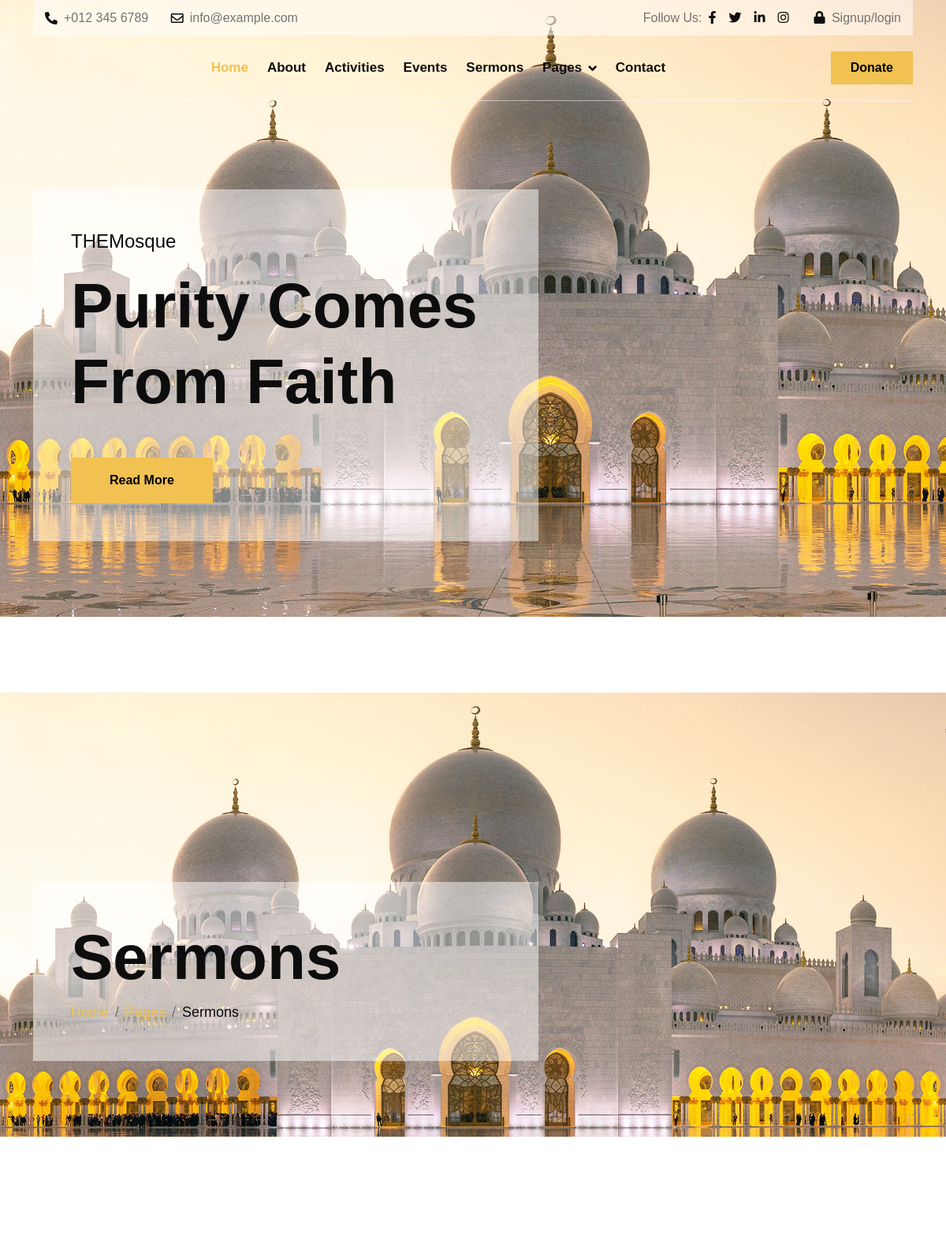
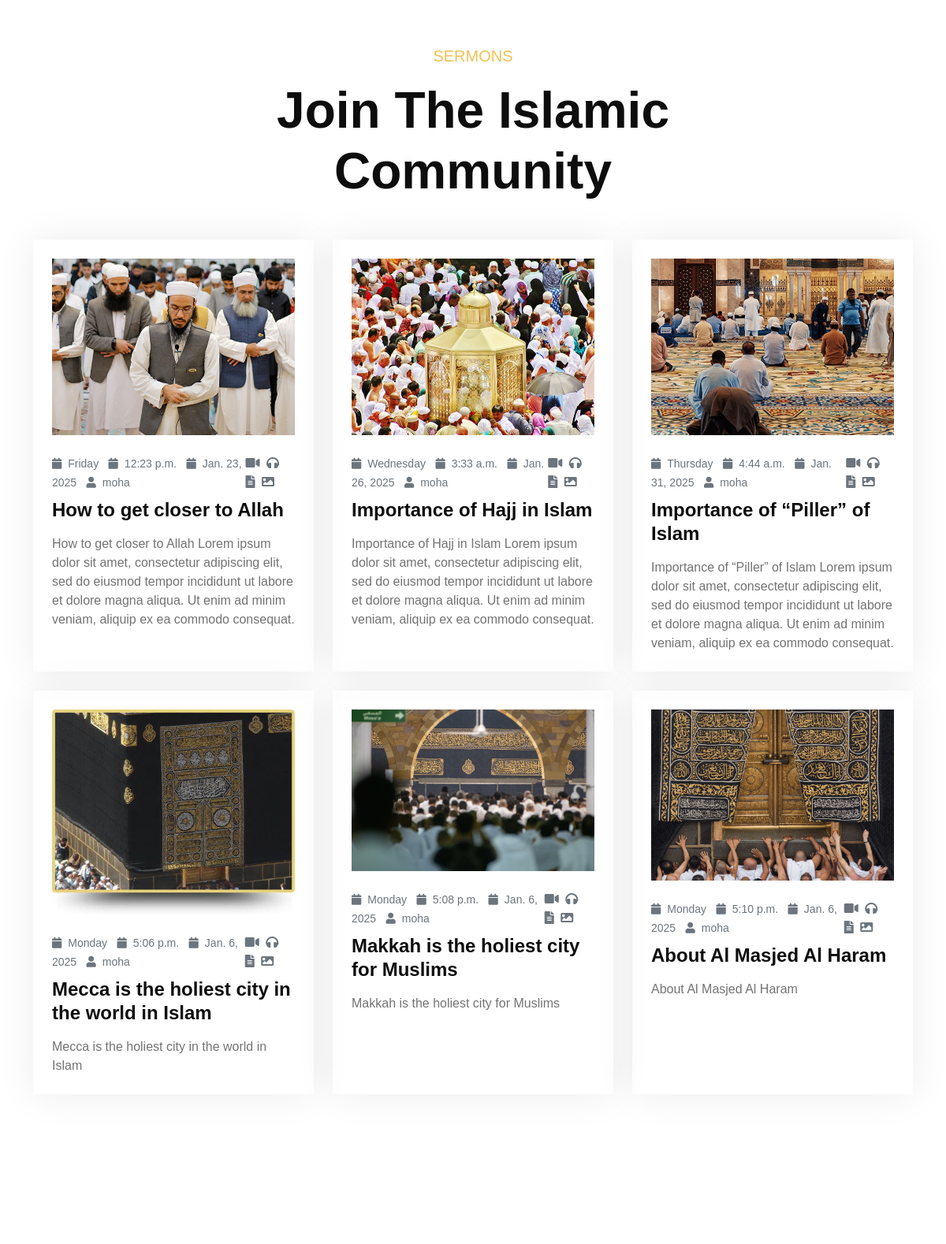
Screenshot of /sermon/ (upper part) with the database file from the repository (2 pictures, top to bottom).
### mosque_web_app/models.py (models this page shows, shortened)
class ContactInfo(models.Model):
    DAYS_OF_WEEK = [
        ('Monday', 'Monday'),
        ('Tuesday', 'Tuesday'),
        ('Wednesday', 'Wednesday'),
        ('Thursday', 'Thursday'),
        ('Friday', 'Friday'),
        ('Saturday', 'Saturday'),
        ('Sunday', 'Sunday'),
    ]
    phone_number = models.CharField(max_length=20, verbose_name="Phone Number")
    email = models.EmailField(verbose_name="Email")
    facebook_url = models.URLField(blank=True, null=True, verbose_name="Facebook URL")
    twitter_url = models.URLField(blank=True, null=True, verbose_name="Twitter URL")
    linkedin_url = models.URLField(blank=True, null=True, verbose_name="LinkedIn URL")
    instagram_url = models.URLField(blank=True, null=True, verbose_name="Instagram URL")
    date_contact_info = models.DateField(help_text="Fecha de footer", blank=True, null=True)
    time_contact_info = models.TimeField(help_text="Hora de footer", blank=True, null=True)
    day_contact_info = models.CharField(max_length=9, choices=DAYS_OF_WEEK)  # Día seleccionado del combo
    img_url_contact_info = models.ImageField(upload_to='footer_images/', max_length=5500, blank=True, null=True)
    file_contact_info = models.FileField(upload_to='footer_files/', max_length=5500, blank=True, null=True)  # Para subir archivos
    created_at = models.DateTimeField(auto_now_add=True, help_text="Fecha en la que se creó el ContactInfo.")
    updated_at = models.DateTimeField(auto_now=True, help_text="Última vez que se actualizó el ContactInfo.")
    is_active = models.BooleanField(default=True, help_text="Define si este ContactInfo está activo y visible.")

class Page(models.Model):
    DAYS_OF_WEEK = [
        ('Monday', 'Monday'),
        ('Tuesday', 'Tuesday'),
        ('Wednesday', 'Wednesday'),
        ('Thursday', 'Thursday'),
        ('Friday', 'Friday'),
        ('Saturday', 'Saturday'),
        ('Sunday', 'Sunday'),
    ]
    title = models.CharField(max_length=100, verbose_name="Page Title", blank=True, null=True)
    url_name = models.CharField(max_length=100, verbose_name="URL Name", blank=True, null=True)
    is_dropdown = models.BooleanField(default=False, verbose_name="Is Dropdown", blank=True, null=True)
    parent = models.ForeignKey(
        'self',
        on_delete=models.CASCADE,
        blank=True,
        null=True,
        related_name="subpages",
        verbose_name="Parent Page"
    )
    welcome_to_the_mosque = models.CharField(verbose_name="Welcome to the mosque", help_text="Welcome to the mosque", max_length=500,blank=True, null=True)
    purity_comes_from_faith = models.TextField(verbose_name="Purity comes from faith", help_text="Purity comes from faith", blank=True, null=True)
    date_page = models.DateField(help_text="Fecha de footer", blank=True, null=True)
    time_page = models.TimeField(help_text="Hora de footer", blank=True, null=True)
    day_page = models.CharField(max_length=9, choices=DAYS_OF_WEEK)  # Día seleccionado del combo
    img_url_page = models.ImageField(upload_to='footer_images/', max_length=5500, blank=True, null=True)
    file_page = models.FileField(upload_to='footer_files/', max_length=5500, blank=True, null=True)  # Para subir archivos
    created_at = models.DateTimeField(auto_now_add=True, help_text="Fecha en la que se creó el Home.")
    updated_at = models.DateTimeField(auto_now=True, help_text="Última vez que se actualizó el Home.")
    is_active = models.BooleanField(default=True, help_text="Define si este Home está activo y visible.")

class Sermon(models.Model):
    DAYS_OF_WEEK = [
        ('Monday', 'Monday'),
        ('Tuesday', 'Tuesday'),
        ('Wednesday', 'Wednesday'),
        ('Thursday', 'Thursday'),
        ('Friday', 'Friday'),
        ('Saturday', 'Saturday'),
        ('Sunday', 'Sunday'),
    ]
    user_sermon = models.ForeignKey(User, on_delete=models.CASCADE, related_name="sermons")  # Relación con el usuario
    sermon_title = models.CharField(max_length=500)
    description_sermon = models.TextField()
    link_sermon = models.URLField(max_length=4500,blank=True, null=True)
    img_url_sermon = models.ImageField(upload_to='sermons_images/', max_length=5500, blank=True, null=True)
    date_sermon = models.DateField()
    time_sermon = models.TimeField()
    day_sermon = models.CharField(max_length=9, choices=DAYS_OF_WEEK)  # Día seleccionado del combo
    file_sermon = models.FileField(upload_to='sermons_files/', max_length=5500, blank=True, null=True)  # Para subir archivos

### mosque_web_app/views.py (the view)
# urls.py: path('sermon/', views.sermon, name='sermon'),
def sermon(request):
    page = (
        Page.objects.filter(is_active=True)
        .order_by('-updated_at', '-created_at')
        .first() if Page.objects.exists() else None
    )
    contact_info = (
        ContactInfo.objects.filter(is_active=True)
        .order_by('-updated_at', '-created_at')
        .first() if ContactInfo.objects.exists() else None
    )
    footer = Footer.objects.latest('created_at') if Footer.objects.exists() else None
    posts = Post.objects.all() if Post.objects.exists() else None
    donations = Donation.objects.all() if Donation.objects.exists() else None
    footer_subscribe_footer = footer.subscribe_footer if footer else 'No footer available'
    footer_description_subscribe_footer = footer.description_subscribe_footer if footer else 'No description available.'
    footer_subscibe_boton_footer = footer.subscibe_boton_footer if footer else 'Subscribe'
    footer_themosque_footer = footer.themosque_footer if footer else 'No footer description.'
    footer_link_footer = footer.link_footer if footer else '#'
    footer_our_mosque_footer = footer.our_mosque_footer if footer else 'No mosque info.'
    footer_our_address_footer = footer.our_address_footer if footer else 'No address.'
    footer_our_mobile_footer = footer.our_mobile_footer if footer else 'No mobile info.'
    footer_our_mobile_mobile_footer = footer.our_mobile_mobile_footer if footer else 'No phone info.'
    footer_site_name_footer = footer.site_name_footer if footer else 'Website'
    sermons = Sermon.objects.all()  # Obtén todos los sermones
    context = {'sermons': sermons,'donations': donations,
        'posts': posts,
        'footer': footer,
        'footer_subscribe_footer': footer_subscribe_footer,
        'footer_description_subscribe_footer': footer_description_subscribe_footer,
        'footer_subscibe_boton_footer': footer_subscibe_boton_footer,
        'footer_themosque_footer': footer_themosque_footer,
        'footer_link_footer': footer_link_footer,
        'footer_our_mosque_footer': footer_our_mosque_footer,
        'footer_our_address_footer': footer_our_address_footer,
        'footer_our_mobile_footer': footer_our_mobile_footer,
        'footer_our_mobile_mobile_footer': footer_our_mobile_mobile_footer,
        'footer_site_name_footer': footer_site_name_footer,
        'contact_info': contact_info,
        'page': page,}
    return render(request, 'mosque_web_app/sermon.html',context )

### mosque_web_app/templates/mosque_web_app/sermon.html (shortened to what this page needs)
{% extends 'base.html' %}
{% load static %}
{% block content %}
        <div class="container-fluid hero-header">
            <div class="container">
                <div class="row">
                    <div class="col-lg-7">
                        <div class="hero-header-inner animated zoomIn">
                            <h1 class="display-1 text-dark">Sermons</h1>
                            <ol class="breadcrumb mb-0">
                                <li class="breadcrumb-item"><a href="#">Home</a></li>
                                <li class="breadcrumb-item"><a href="#">Pages</a></li>
                                <li class="breadcrumb-item text-dark" aria-current="page">Sermons</li>
                            </ol>
                        </div>
                    </div>
                </div>
            </div>
        </div>
        <div class="container-fluid sermon py-5">
            <div class="container py-5">
                <div class="text-center mx-auto mb-5 wow fadeIn" data-wow-delay="0.1s" style="max-width: 700px;">
                    <p class="fs-5 text-uppercase text-primary">Sermons</p>
                    <h1 class="display-3">Join The Islamic Community</h1>
                </div>
                <div class="row g-4 justify-content-center">
                    {% for sermon in sermons %}
                    <div class="col-lg-6 col-xl-4">
                        <div class="sermon-item wow fadeIn" data-wow-delay="0.1s">
                            <div class="overflow-hidden p-4 pb-0">
                                <img src="{{ sermon.img_url_sermon.url }}" class="img-fluid w-100" alt="">
                            </div>
                            <div class="p-4">
                                <div class="sermon-meta d-flex justify-content-between pb-2">
                                    <div class="">
                                        <small><i class="fa fa-calendar me-2 text-muted"></i><a href="" class="text-muted me-2">{{ sermon.day_sermon }}</a></small>
                                        <small><i class="fa fa-calendar me-2 text-muted"></i><a href="" class="text-muted me-2">{{ sermon.time_sermon }}</a></small>
                                        <small><i class="fa fa-calendar me-2 text-muted"></i><a href="" class="text-muted me-2">{{ sermon.date_sermon }}</a></small>
                                        <small><i class="fas fa-user me-2 text-muted"></i><a href="" class="text-muted">{{ sermon.user_sermon }}</a></small>
                                    </div>
                                    <div class="">
                                        <a href="" class="me-1"><i class="fas fa-video text-muted"></i></a>
                                        <a href="" class="me-1"><i class="fas fa-headphones text-muted"></i></a>
                                        <a href="" class="me-1"><i class="fas fa-file-alt text-muted"></i></a>
                                        <a href="" class=""><i class="fas fa-image text-muted"></i></a>
                                    </div>
                                </div>
                                <a href="{{ sermon.link_sermon }}" target="_blank" class="d-inline-block h4 lh-sm mb-3">{{ sermon.sermon_title }}</a>
                                <p class="mb-0">{{ sermon.description_sermon }}</p>
                            </div>
                        </div>
                    </div>
                    {% endfor %}
                    </div>
            </div>
        </div>
{% endblock %}

### mosque_web_app/templates/mosque_web_app/base.html (shortened to what this page needs)
{% load static %}
<!DOCTYPE html>
<html lang="en">
    <head>
        <link rel="stylesheet" href="https://use.fontawesome.com/releases/v5.15.4/css/all.css"/>
        <link href="https://cdn.jsdelivr.net/npm/bootstrap-icons@1.4.1/font/bootstrap-icons.css" rel="stylesheet">
        <link href="{% static 'mosque_web_app/lib/animate/animate.min.css' %}" rel="stylesheet">
        <link href="{% static 'mosque_web_app/lib/owlcarousel/assets/owl.carousel.min.css' %}" rel="stylesheet">
        <link href="{% static 'mosque_web_app/css/bootstrap.min.css' %}" rel="stylesheet">
        <link href="{% static 'mosque_web_app/css/style.css' %}" rel="stylesheet">
        <link rel="stylesheet" href="https://cdnjs.cloudflare.com/ajax/libs/font-awesome/5.15.3/css/all.min.css">
        <link rel="stylesheet" href="https://cdnjs.cloudflare.com/ajax/libs/sweetalert2/11.12.0/sweetalert2.css" />
    </head>
    <body>
        <div class="container-fluid fixed-top">
            <div class="container topbar d-none d-lg-block">
                <div class="topbar-inner">
                    <div class="row gx-0">
                        <div class="col-lg-7 text-start">
                            <div class="h-100 d-inline-flex align-items-center me-4">
                                <span class="fa fa-phone-alt me-2 text-dark"></span>
                                <a href="#" class="text-secondary"><span>{{ contact_info.phone_number }}</span></a>
                            </div>
                            <div class="h-100 d-inline-flex align-items-center">
                                <span class="far fa-envelope me-2 text-dark"></span>
                                <a href="#" class="text-secondary"><span>{{ contact_info.email }}</span></a>
                            </div>
                        </div>
                        <div class="col-lg-5 text-end">
                            <div class="h-100 d-inline-flex align-items-center">
                                <span class="text-body">Follow Us:</span>
                                <a class="text-dark px-2" href="{{ contact_info.facebook_url }}"><i class="fab fa-facebook-f"></i></a>
                                <a class="text-dark px-2" href="{{ contact_info.twitter_url }}"><i class="fab fa-twitter"></i></a>
                                <a class="text-dark px-2" href="{{ contact_info.linkedin_url }}"><i class="fab fa-linkedin-in"></i></a>
                                <a class="text-dark px-2" href="{{ contact_info.instagram_url }}"><i class="fab fa-instagram"></i></a>
                                {% if user.is_authenticated %}
                                <a href="{% url 'mosque_web_admin' %}" class="nav-item nav-link">Mosque Web Admin</a>
                                <form id="logout-form" action="{% url 'logout' %}" method="post" style="display: inline;">
                                    {% csrf_token %}
                                    <button type="submit" class="btn"><i class="fa fa-lock text-dark me-1"></i>Logout</button>
                                </form>
                                {% else %}
                                    <a href="{% url 'login' %}" class="text-body ps-4"><i class="fa fa-lock text-dark me-1"></i> Signup/login</a>
                                {% endif %}
                            </div>
                        </div>
                    </div>
                </div>
            </div>
            <div class="container">
                <nav class="navbar navbar-light navbar-expand-lg py-3">
                    <div class="collapse navbar-collapse bg-white" id="navbarCollapse">
                        <div class="navbar-nav ms-lg-auto mx-xl-auto">
                            <a href="{% url 'home' %}" class="nav-item nav-link active">Home</a>
                            <a href="{% url 'about' %}" class="nav-item nav-link">About</a>
                            <a href="{% url 'activity' %}" class="nav-item nav-link">Activities</a>
                            <a href="{% url 'event' %}" class="nav-item nav-link">Events</a>
                            <a href="{% url 'sermon' %}" class="nav-item nav-link">Sermons</a>
                            <div class="nav-item dropdown">
                                <a href="#" class="nav-link dropdown-toggle" data-bs-toggle="dropdown">Pages</a>
                            </div>
                            <a href="{% url 'contact' %}" class="nav-item nav-link">Contact</a>
                        </div>
                        <a href="" class="btn btn-primary py-2 px-4 d-none d-xl-inline-block">Donate</a>
                    </div>
                </nav>
            </div>
        </div>
        <div class="container-fluid hero-header">
            <div class="container">
                <div class="row">
                    <div class="col-lg-7">
                        <div class="hero-header-inner animated zoomIn">
                            <p class="fs-4 text-dark">{{ page.title }}</p>
                            <h1 class="display-1 mb-5 text-dark">{{ page.purity_comes_from_faith }}</h1>
                            <a href="" class="btn btn-primary py-3 px-5">Read More</a>
                        </div>
                    </div>
                </div>
            </div>
        </div>
{% block content %}
{% endblock %}
    </body>
</html>

### rows the page displays
ContactInfo: phone_number "+012 345 6789", email "info@example.com"
Page: title "THEMosque", purity_comes_from_faith "Purity Comes From Faith"
Sermon: img_url_sermon (picture), day_sermon "Friday", time_sermon "12:23 p.m.", date_sermon "Jan. 23, 2025", user_sermon "moha", sermon_title "How to get closer to Allah", description_sermon "How to get closer to Allah Lorem ipsum dolor sit amet, consectetur adipiscing elit, sed do eiusmod tempor incididunt ut labore et dolore magna aliqua. Ut enim ad minim veniam, aliquip ex ea commodo consequat."
Sermon: img_url_sermon (picture), day_sermon "Wednesday", time_sermon "3:33 a.m.", date_sermon "Jan. 26, 2025", user_sermon "moha", sermon_title "Importance of Hajj in Islam", description_sermon "Importance of Hajj in Islam Lorem ipsum dolor sit amet, consectetur adipiscing elit, sed do eiusmod tempor incididunt ut labore et dolore magna aliqua. Ut enim ad minim veniam, aliquip ex ea commodo consequat."
Sermon: img_url_sermon (picture), day_sermon "Thursday", time_sermon "4:44 a.m.", date_sermon "Jan. 31, 2025", user_sermon "moha", sermon_title "Importance of “Piller” of Islam", description_sermon "Importance of “Piller” of Islam Lorem ipsum dolor sit amet, consectetur adipiscing elit, sed do eiusmod tempor incididunt ut labore et dolore magna aliqua. Ut enim ad minim veniam, aliquip ex ea commodo consequat."
Sermon: img_url_sermon (picture), day_sermon "Monday", time_sermon "5:06 p.m.", date_sermon "Jan. 6, 2025", user_sermon "moha", sermon_title "Mecca is the holiest city in the world in Islam", description_sermon "Mecca is the holiest city in the world in Islam"
Sermon: img_url_sermon (picture), day_sermon "Monday", time_sermon "5:08 p.m.", date_sermon "Jan. 6, 2025", user_sermon "moha", sermon_title "Makkah is the holiest city for Muslims", description_sermon "Makkah is the holiest city for Muslims"
Sermon: img_url_sermon (picture), day_sermon "Monday", time_sermon "5:10 p.m.", date_sermon "Jan. 6, 2025", user_sermon "moha", sermon_title "About Al Masjed Al Haram", description_sermon "About Al Masjed Al Haram"
